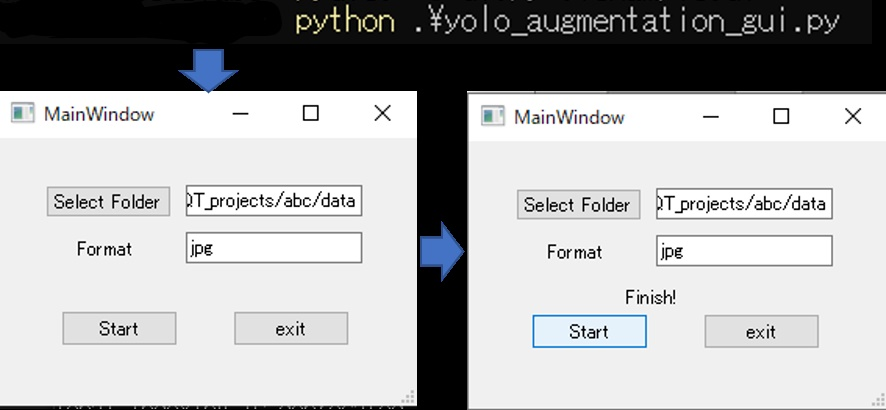
#> input picture augmantation/example_imgs/how_to_use_gui.jpg, 886 x 410 px
$ python yolo_augmentation.py --path example_imgs
#> lines starting #> are read from the running program, lines starting #| are printed output that depends on the picture
### augmantation/filters/filter.py
import cv2
import numpy as np

def equalizeHistRGB(src):
    RGB = cv2.split(src)
    Blue  = RGB[0]
    Green = RGB[1]
    Red   = RGB[2]

    for i in range(3):
        cv2.equalizeHist(RGB[i])
    img_hist = cv2.merge([RGB[0],RGB[1], RGB[2]])
    return img_hist

# ガウシアンノイズ
# [22 lines left out: functions addGaussianNoise, addPepperNoise, not called in this run]

def addSoltNoise(src):
    row,col,ch = src.shape
    s_vs_p = 0.5
    amount = 0.01
    out = src.copy()

    # Pepper mode
    num_pepper = np.ceil(amount* src.size * (1. - s_vs_p))
    coords = [np.random.randint(0, i-1 , int(num_pepper))for i in src.shape]
    out[coords[:-1]] = (0,0,0)
    return out

def create_gamma_img(gamma, img):
    gamma_cvt = np.zeros((256,1), dtype=np.uint8)
    for i in range(256):
        gamma_cvt[i][0] = 255*(float(i)/255)**(1.0/gamma)
    return cv2.LUT(img, gamma_cvt)

### augmantation/yolo_augmentation.py
import filters.filter as fil

import os
import re
import sys
import cv2

from tqdm import tqdm
import argparse

# get list-----------------------------------------------------
def get_folder_list(_path,_format):
    files = []
    img_files = []

    for filename in os.listdir(_path):
        if os.path.isfile(os.path.join(_path, filename)):
            files.append(filename)

    regex = re.compile(r'('+_format+')$')
    for name in files:
        if regex.search(name):
            img_files.append(name)

    return img_files

# flip(x2)-----------------------------------------------------
def flip_img(_path,_img_files,_format,bar):
#> called with _path = 'example_imgs', _format = 'jpg'
    for img_name in _img_files:
        try :
            name_only = img_name[:-4]
            img = cv2.imread(os.path.join(_path,img_name))
#> img is the input picture: shape (410, 886, 3); mean B, G, R 175.2, 174.5, 173.9

            cv2.imwrite(os.path.join(_path,name_only)+"_flip."+_format , cv2.flip(img,1))
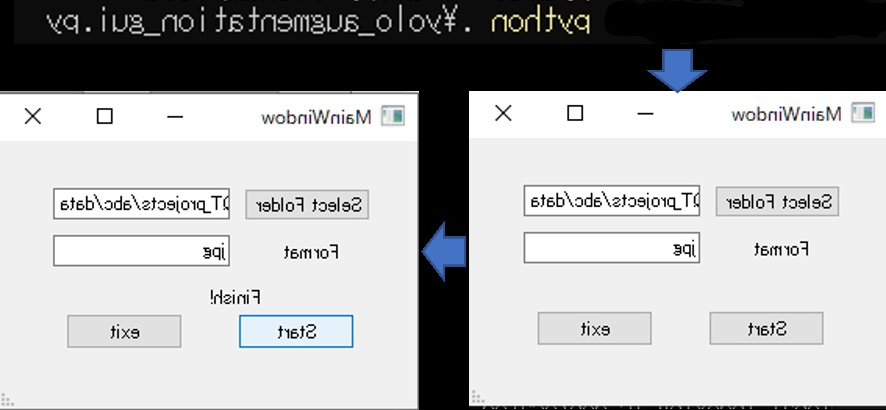
#> saved as how_to_use_gui_flip.jpg: shape (410, 886, 3); mean B, G, R 175.2, 174.5, 173.9

            read_txt_file  = open(os.path.join(_path,name_only+".txt"),'r')
            write_txt_file = open(os.path.join(_path,name_only+"_flip.txt"),'w')

            lines = read_txt_file.readlines()
            for line in lines:
                txt_str = line.split()
                x_center = 1-float(txt_str[1])
                txt_str[1] = str(x_center)
                write_txt_file.write(' '.join(txt_str)+"\n")
                txt_str.clear()

            read_txt_file.close()
            write_txt_file.close()
            bar.update(1)
        except:
            print("something happened")

# add solt & paper---------------------------------------------
def soltpaper_img(_path,_img_files,_format,bar):
    for img_name in _img_files:
        try:

            name_only = img_name[:-4]
            img = cv2.imread(os.path.join(_path,img_name))

            cv2.imwrite(os.path.join(_path,name_only)+"_solt."+_format , fil.addSoltNoise(img))
            cv2.imwrite(os.path.join(_path,name_only)+"_papper."+_format, fil.addPepperNoise(img))

            read_txt_file  = open(os.path.join(_path,name_only+".txt"),'r')
            solt_write_txt_file  = open(os.path.join(_path,name_only+"_solt.txt"),'w')
            paper_write_txt_file = open(os.path.join(_path,name_only+"_papper.txt"),'w')

            lines = read_txt_file.readlines()
            for line in lines:
                txt_str = line.split()
                solt_write_txt_file.write(' '.join(txt_str)+"\n")
                paper_write_txt_file.write(' '.join(txt_str)+"\n")
                txt_str.clear()

            read_txt_file.close()
            solt_write_txt_file.close()
            paper_write_txt_file.close()
            bar.update(2)
        except:
            print("something happened")

# add solt & paper---------------------------------------------
def brightness_img(_path,_img_files,_format,bar):
    global progress_num
    for img_name in _img_files:
        try:
            name_only = img_name[:-4]
            img = cv2.imread(os.path.join(_path,img_name))

            cv2.imwrite(os.path.join(_path,name_only)+"_hist."+_format , fil.equalizeHistRGB(img))
#> in equalizeHistRGB, `Blue  = RGB[0]`:
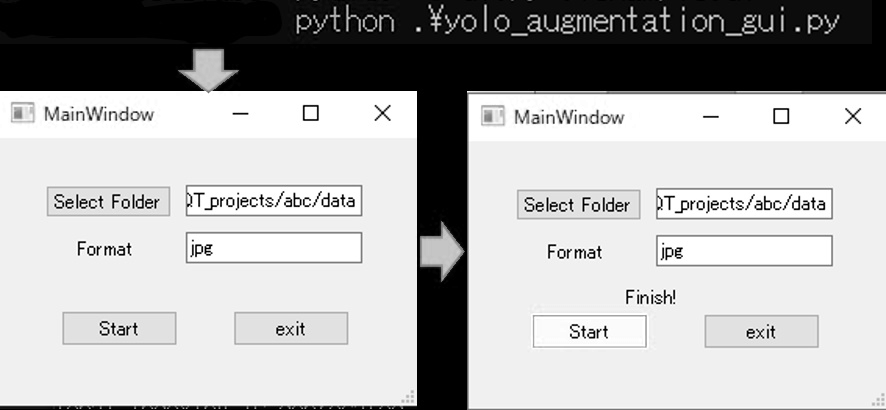
#> Blue: shape (410, 886); min 0, max 255, mean 175.2
#> in equalizeHistRGB, `Red   = RGB[2]`:
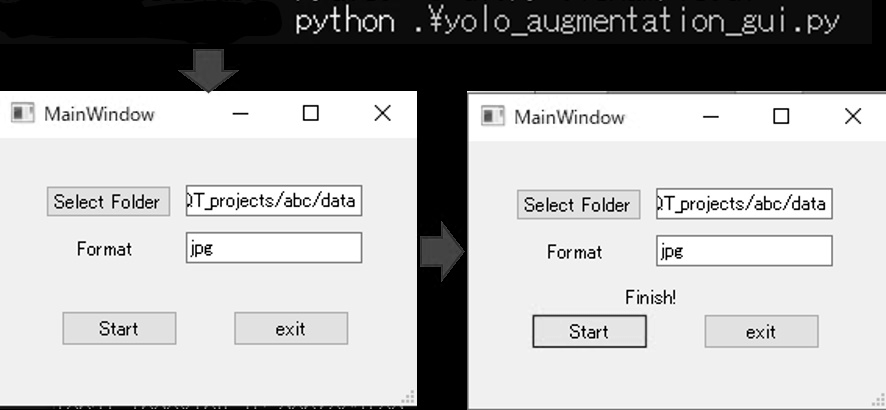
#> Red: shape (410, 886); min 0, max 255, mean 173.9
            cv2.imwrite(os.path.join(_path,name_only)+"_bright."+_format, fil.create_gamma_img(1.4,img))
#> in create_gamma_img, `return cv2.LUT(img, gamma_cvt)`:
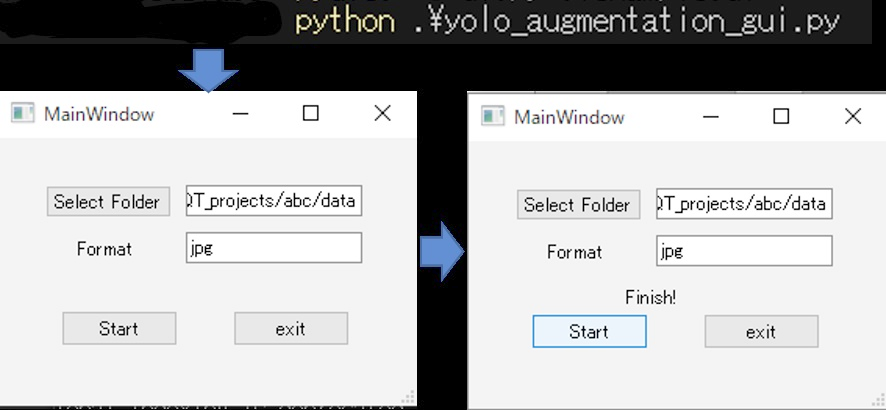
#> returned value: shape (410, 886, 3); mean of channels 0, 1, 2 180, 179.4, 178.9; drawn as B, G, R
            cv2.imwrite(os.path.join(_path,name_only)+"_dark."+_format , fil.create_gamma_img(0.6,img))
#> call 2 of create_gamma_img, with gamma = 0.6
#> in create_gamma_img (call 2), `return cv2.LUT(img, gamma_cvt)`:
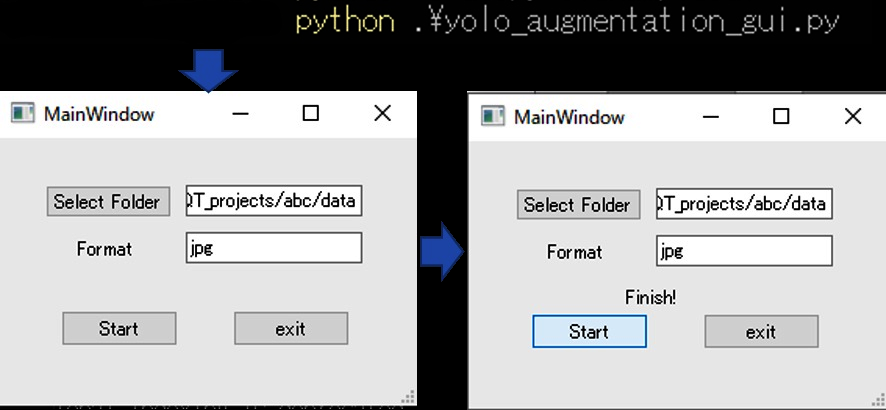
#> returned value: shape (410, 886, 3); mean of channels 0, 1, 2 166.1, 165.3, 164.7; drawn as B, G, R

            read_txt_file  = open(os.path.join(_path,name_only+".txt"),'r')
            hist_write_txt_file = open(os.path.join(_path,name_only+"_hist.txt"),'w')
            bright_write_txt_file = open(os.path.join(_path,name_only+"_bright.txt"),'w')
            dark_write_txt_file = open(os.path.join(_path,name_only+"_dark.txt"),'w')

            lines = read_txt_file.readlines()
            for line in lines:
                txt_str = line.split()
                hist_write_txt_file.write(' '.join(txt_str)+"\n")
                bright_write_txt_file.write(' '.join(txt_str)+"\n")
                dark_write_txt_file.write(' '.join(txt_str)+"\n")
                txt_str.clear()

            read_txt_file.close()
            hist_write_txt_file.close()
            bright_write_txt_file.close()
            dark_write_txt_file.close()
            bar.update(3)
        except:
            print("something happened")

if __name__=='__main__':
    description_txt = "This program is augment .txt when augment images for YOLO."

    parser = argparse.ArgumentParser(description=description_txt)
    parser.add_argument("-p","--path",default=None,help="Images folder's path.")
    parser.add_argument("-f","--format",default="jpg",help="Select target image format.(jpg, png, ..)")

    args = parser.parse_args()
    path = args.path
    img_format = args.format

    bar = tqdm(total = len(get_folder_list(path,img_format))*23)

    flip_img(path, get_folder_list(path,img_format),img_format,bar)
    soltpaper_img(path, get_folder_list(path,img_format),img_format,bar)
    brightness_img(path, get_folder_list(path,img_format),img_format,bar)
